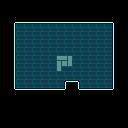

Tiled map render using the project's own tile images. Description and the whole map definition, tile-layer contents included, below:
An orthogonal 16x16 tile map with 8x8 px tiles, 2 tile layers (Tile Layer 1, collision).

<map version="1.8" tiledversion="1.8.2" orientation="orthogonal" renderorder="right-down" width="16" height="16" tilewidth="8" tileheight="8" infinite="0" nextlayerid="3" nextobjectid="1">
 <tileset firstgid="1" name="Dungeon" tilewidth="8" tileheight="8" tilecount="3472" columns="56">
  <image source="../../tilesets/source/Tile.png" width="448" height="500" />
 </tileset>
 <layer id="1" name="Tile Layer 1" width="16" height="16">
  <data encoding="csv">
0,0,0,0,0,0,0,0,0,0,0,0,0,0,0,0,
0,0,0,0,0,0,0,0,0,0,0,0,0,0,0,0,
0,0,0,0,0,0,0,0,0,0,0,0,0,0,0,0,
0,0,1469,1469,1469,1469,1469,1469,1469,1469,1469,1469,1469,1469,0,0,
0,0,1469,1469,1469,1469,1469,1469,1469,1469,1469,1469,1469,1469,0,0,
0,0,1469,1469,1469,1469,1469,1469,1469,1469,1469,1469,1469,1469,0,0,
0,0,1469,1469,1469,1469,1469,1469,1469,1469,1469,1469,1469,1469,0,0,
0,0,1469,1469,1469,1469,1469,2641,2642,1469,1469,1469,1469,1469,0,0,
0,0,1469,1469,1469,1469,1469,2697,2698,1469,1469,1469,1469,1469,0,0,
0,0,1469,1469,1469,1469,1469,1469,1469,1469,1469,1469,1469,1469,0,0,
0,0,1469,1469,1469,1469,1469,1469,0,0,1469,1469,1469,1469,0,0,
0,0,0,0,0,0,0,0,0,0,0,0,0,0,0,0,
0,0,0,0,0,0,0,0,0,0,0,0,0,0,0,0,
0,0,0,0,0,0,0,0,0,0,0,0,0,0,0,0,
0,0,0,0,0,0,0,0,0,0,0,0,0,0,0,0,
0,0,0,0,0,0,0,0,0,0,0,0,0,0,0,0
</data>
 </layer>
 <layer id="2" name="collision" width="16" height="16">
  <data encoding="csv">
0,0,0,0,0,0,0,0,0,0,0,0,0,0,0,0,
0,0,0,0,0,0,0,0,0,0,0,0,0,0,0,0,
0,3221227557,3221227552,3221227552,3221227552,3221227552,3221227552,3221227552,3221227552,3221227552,3221227552,3221227552,3221227552,3221227552,1610614821,0,
0,2684356640,0,0,0,0,0,0,0,0,0,0,0,0,1610614816,0,
0,2684356640,0,0,0,0,0,0,0,0,0,0,0,0,1610614816,0,
0,2684356640,0,0,0,0,0,0,0,0,0,0,0,0,1610614816,0,
0,2684356640,0,0,0,0,0,0,0,0,0,0,0,0,1610614816,0,
0,2684356640,0,0,0,0,0,0,0,0,0,0,0,0,1610614816,0,
0,2684356640,0,0,0,0,0,0,0,0,0,0,0,0,1610614816,0,
0,2684356640,0,0,0,0,0,0,0,0,0,0,0,0,1610614816,0,
0,2684356640,0,0,0,0,0,0,629,2684355189,0,0,0,0,1610614816,0,
0,2684356645,2079,2080,2081,2082,2083,2084,2085,2684356645,2079,2080,2080,2080,2085,0,
0,0,0,0,0,0,0,0,0,0,0,0,0,0,0,0,
0,0,0,0,0,0,0,0,0,0,0,0,0,0,0,0,
0,0,0,0,0,0,0,0,0,0,0,0,0,0,0,0,
0,0,0,0,0,0,0,0,0,0,0,0,0,0,0,0
</data>
 </layer>
</map>